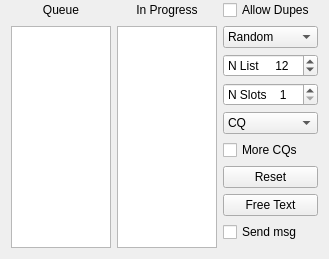
                     <widget class="QWidget" name="tab_4">
                      <attribute name="title">
                       <string>2</string>
                      </attribute>
                      <layout class="QGridLayout" name="gridLayout" columnstretch="2,2,1">
                       <property name="topMargin">
                        <number>0</number>
                       </property>
                       <property name="horizontalSpacing">
                        <number>6</number>
                       </property>
                       <item row="0" column="2">
                        <widget class="QCheckBox" name="cbWorkDupes">
                         <property name="text">
                          <string>Allow Dupes</string>
                         </property>
                        </widget>
                       </item>
                       <item row="7" column="2">
                        <widget class="QPushButton" name="pbFreeText">
                         <property name="toolTip">
                          <string>&lt;html&gt;&lt;head/&gt;&lt;body&gt;&lt;p&gt;Enter a free text message.&lt;/p&gt;&lt;/body&gt;&lt;/html&gt;</string>
                         </property>
                         <property name="text">
                          <string>Free Text</string>
                         </property>
                        </widget>
                       </item>
                       <item row="4" column="2">
                        <widget class="QComboBox" name="comboBoxCQ">
                         <property name="toolTip">
                          <string>&lt;html&gt;&lt;head/&gt;&lt;body&gt;&lt;p&gt;Select a specific CQ message.&lt;/p&gt;&lt;/body&gt;&lt;/html&gt;</string>
                         </property>
                         <property name="currentText">
                          <string>CQ</string>
                         </property>
                         <item>
                          <property name="text">
                           <string>CQ</string>
                          </property>
                         </item>
                         <item>
                          <property name="text">
                           <string>CQ AF</string>
                          </property>
                         </item>
                         <item>
                          <property name="text">
                           <string>CQ AN</string>
                          </property>
                         </item>
                         <item>
                          <property name="text">
                           <string>CQ AS</string>
                          </property>
                         </item>
                         <item>
                          <property name="text">
                           <string>CQ EU</string>
                          </property>
                         </item>
                         <item>
                          <property name="text">
                           <string>CQ NA</string>
                          </property>
                         </item>
                         <item>
                          <property name="text">
                           <string>CQ OC</string>
                          </property>
                         </item>
                         <item>
                          <property name="text">
                           <string>CQ SA</string>
                          </property>
                         </item>
                         <item>
                          <property name="text">
                           <string>CQ 0</string>
                          </property>
                         </item>
                         <item>
                          <property name="text">
                           <string>CQ 1</string>
                          </property>
                         </item>
                         <item>
                          <property name="text">
                           <string>CQ 2</string>
                          </property>
                         </item>
                         <item>
                          <property name="text">
                           <string>CQ 3</string>
                          </property>
                         </item>
                         <item>
                          <property name="text">
                           <string>CQ 4</string>
                          </property>
                         </item>
                         <item>
                          <property name="text">
                           <string>CQ 5</string>
                          </property>
                         </item>
                         <item>
                          <property name="text">
                           <string>CQ 6</string>
                          </property>
                         </item>
                         <item>
                          <property name="text">
                           <string>CQ 7</string>
                          </property>
                         </item>
                         <item>
                          <property name="text">
                           <string>CQ 8</string>
                          </property>
                         </item>
                         <item>
                          <property name="text">
                           <string>CQ 9</string>
                          </property>
                         </item>
                        </widget>
                       </item>
                       <item row="0" column="1">
                        <widget class="QLabel" name="label_inProcess">
                         <property name="text">
                          <string>In Progress</string>
                         </property>
                         <property name="alignment">
                          <set>Qt::AlignCenter</set>
                         </property>
                        </widget>
                       </item>
                       <item row="1" column="1" rowspan="9">
                        <widget class="DisplayText" name="foxTxListTextBrowser">
                         <property name="enabled">
                          <bool>true</bool>
                         </property>
                         <property name="sizePolicy">
                          <sizepolicy hsizetype="MinimumExpanding" vsizetype="Expanding">
                           <horstretch>0</horstretch>
                           <verstretch>0</verstretch>
                          </sizepolicy>
                         </property>
                         <property name="maximumSize">
                          <size>
                           <width>16777215</width>
                           <height>16777215</height>
                          </size>
                         </property>
                         <property name="sizeAdjustPolicy">
                          <enum>QAbstractScrollArea::AdjustToContentsOnFirstShow</enum>
                         </property>
                        </widget>
                       </item>
                       <item row="2" column="2">
                        <widget class="QSpinBox" name="sbNlist">
                         <property name="sizePolicy">
                          <sizepolicy hsizetype="Expanding" vsizetype="Fixed">
                           <horstretch>0</horstretch>
                           <verstretch>0</verstretch>
                          </sizepolicy>
                         </property>
                         <property name="maximumSize">
                          <size>
                           <width>16777215</width>
                           <height>16777215</height>
                          </size>
                         </property>
                         <property name="toolTip">
                          <string>&lt;html&gt;&lt;head/&gt;&lt;body&gt;&lt;p&gt;Maximum number of callsigns to be displayed in the queue.&lt;/p&gt;&lt;/body&gt;&lt;/html&gt;</string>
                         </property>
                         <property name="prefix">
                          <string>N List     </string>
                         </property>
                         <property name="minimum">
                          <number>5</number>
                         </property>
                         <property name="maximum">
                          <number>100</number>
                         </property>
                         <property name="value">
                          <number>12</number>
                         </property>
                        </widget>
                       </item>
                       <item row="8" column="2">
                        <widget class="QCheckBox" name="cbSendMsg">
                         <property name="toolTip">
                          <string>&lt;html&gt;&lt;head/&gt;&lt;body&gt;&lt;p&gt;Transmit free text message at the next opportunity.&lt;/p&gt;&lt;/body&gt;&lt;/html&gt;</string>
                         </property>
                         <property name="text">
                          <string>Send msg</string>
                         </property>
                        </widget>
                       </item>
                       <item row="6" column="2">
                        <widget class="QPushButton" name="pbFoxReset">
                         <property name="toolTip">
                          <string>&lt;html&gt;&lt;head/&gt;&lt;body&gt;&lt;p&gt;Clear all queues.&lt;/p&gt;&lt;/body&gt;&lt;/html&gt;</string>
                         </property>
                         <property name="text">
                          <string>Reset</string>
                         </property>
                        </widget>
                       </item>
                       <item row="1" column="2">
                        <widget class="QComboBox" name="comboBoxHoundSort">
                         <property name="sizePolicy">
                          <sizepolicy hsizetype="Expanding" vsizetype="Fixed">
                           <horstretch>0</horstretch>
                           <verstretch>0</verstretch>
                          </sizepolicy>
                         </property>
                         <property name="maximumSize">
                          <size>
                           <width>16777215</width>
                           <height>16777215</height>
                          </size>
                         </property>
                         <property name="toolTip">
                          <string>&lt;html&gt;&lt;head/&gt;&lt;body&gt;&lt;p&gt;Select a desired sort order for callsigns in the queue.&lt;/p&gt;&lt;/body&gt;&lt;/html&gt;</string>
                         </property>
                         <property name="currentText">
                          <string>Random</string>
                         </property>
                         <property name="maxVisibleItems">
                          <number>8</number>
                         </property>
                         <item>
                          <property name="text">
                           <string>Random</string>
                          </property>
                         </item>
                         <item>
                          <property name="text">
                           <string>Call</string>
                          </property>
                         </item>
                         <item>
                          <property name="text">
                           <string>Grid</string>
                          </property>
                         </item>
                         <item>
                          <property name="text">
                           <string>S/N (dB)</string>
                          </property>
                         </item>
                         <item>
                          <property name="text">
                           <string>Distance</string>
                          </property>
                         </item>
                         <item>
                          <property name="text">
                           <string>Age</string>
                          </property>
                         </item>
                         <item>
                          <property name="text">
                           <string>Continent</string>
                          </property>
                         </item>
                         <item>
                          <property name="text">
                           <string>Score</string>
                          </property>
                         </item>
                        </widget>
                       </item>
                       <item row="5" column="2">
                        <widget class="QCheckBox" name="cbMoreCQs">
                         <property name="toolTip">
                          <string>&lt;html&gt;&lt;head/&gt;&lt;body&gt;&lt;p&gt;Include a CQ message along with other messages.&lt;/p&gt;&lt;/body&gt;&lt;/html&gt;</string>
                         </property>
                         <property name="text">
                          <string>More CQs</string>
                         </property>
                        </widget>
                       </item>
                       <item row="3" column="2">
                        <widget class="QSpinBox" name="sbNslots">
                         <property name="sizePolicy">
                          <sizepolicy hsizetype="Expanding" vsizetype="Fixed">
                           <horstretch>0</horstretch>
                           <verstretch>0</verstretch>
                          </sizepolicy>
                         </property>
                         <property name="maximumSize">
                          <size>
                           <width>16777215</width>
                           <height>16777215</height>
                          </size>
                         </property>
                         <property name="toolTip">
                          <string>&lt;html&gt;&lt;head/&gt;&lt;body&gt;&lt;p&gt;Maximum number of concurrent streams for Fox transmissions.&lt;/p&gt;&lt;/body&gt;&lt;/html&gt;</string>
                         </property>
                         <property name="suffix">
                          <string/>
                         </property>
                         <property name="prefix">
                          <string>N Slots    </string>
                         </property>
                         <property name="minimum">
                          <number>1</number>
                         </property>
                         <property name="maximum">
                          <number>5</number>
                         </property>
                         <property name="value">
                          <number>1</number>
                         </property>
                         <property name="displayIntegerBase">
                          <number>10</number>
                         </property>
                        </widget>
                       </item>
                       <item row="0" column="0">
                        <widget class="QLabel" name="label_queue">
                         <property name="font">
                          <font>
                           <pointsize>9</pointsize>
                          </font>
                         </property>
                         <property name="text">
                          <string>Queue</string>
                         </property>
                         <property name="alignment">
                          <set>Qt::AlignCenter</set>
                         </property>
                        </widget>
                       </item>
                       <item row="1" column="0" rowspan="9">
                        <widget class="DisplayText" name="houndQueueTextBrowser">
                         <property name="sizePolicy">
                          <sizepolicy hsizetype="MinimumExpanding" vsizetype="Expanding">
                           <horstretch>0</horstretch>
                           <verstretch>0</verstretch>
                          </sizepolicy>
                         </property>
                         <property name="maximumSize">
                          <size>
                           <width>16777215</width>
                           <height>16777215</height>
                          </size>
                         </property>
                         <property name="sizeAdjustPolicy">
                          <enum>QAbstractScrollArea::AdjustToContentsOnFirstShow</enum>
                         </property>
                        </widget>
                       </item>
                      </layout>
                     </widget>
